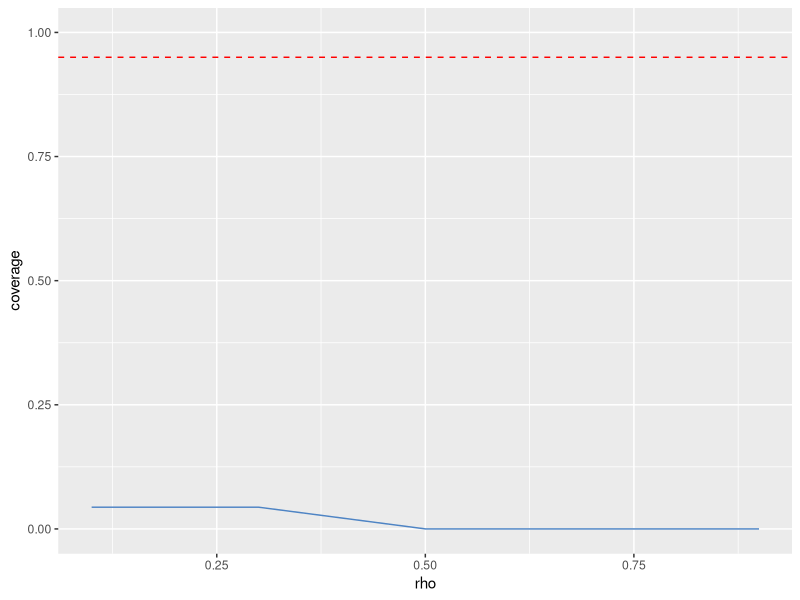
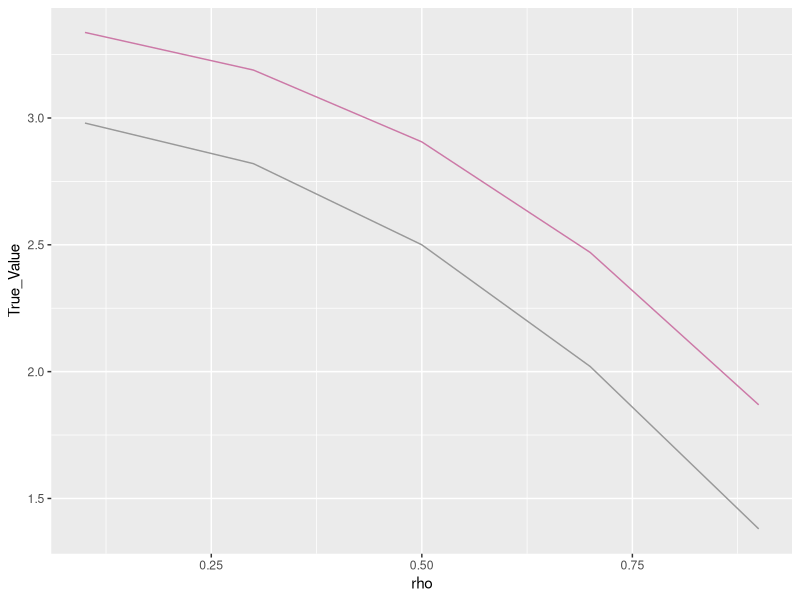

The R script that drew these images, in order:
### In this document, I'll present some results from the large sample illustration
### of exploration1, where we used lm to estimate \hat{y}

library("ggplot2")

setwd("~/Working/Ning/Giles_Project_1/Code/Lu_Implementation/12-15/")

explor2_rho1 = data.matrix(read.csv("./var_explore_2_1_rf_large_rho1.csv"))[,-c(1,6)]
explor2_rho3 = data.matrix(read.csv("./var_explore_2_1_rf_large_rho3.csv"))[,-c(1,6)]
explor2_rho5 = data.matrix(read.csv("./var_explore_2_1_rf_large_rho5.csv"))[,-c(1,6)]
explor2_rho7 = data.matrix(read.csv("./var_explore_2_1_rf_large_rho7.csv"))[,-c(1,6)]
explor2_rho9 = data.matrix(read.csv("./var_explore_2_1_rf_large_rho9.csv"))[,-c(1,6)]

bias_estimation <- rbind(colMeans(explor2_rho1), colMeans(explor2_rho3),
                         colMeans(explor2_rho5), colMeans(explor2_rho7),
                         colMeans(explor2_rho9))
bias_estimation <- cbind(bias_estimation, rowSums(bias_estimation) - 2*bias_estimation[,3])
bias_estimation <- cbind(bias_estimation, 3-2*(seq(1,9,2)/10)^2, (seq(1,9,2)/10))
bias_estimation <- data.frame(bias_estimation)
colnames(bias_estimation) <- c("First_Term", "Second_Term", "Third_Term",
                               "Forth_Term", "Estimate", "True_Value", "rho")

estimation_plot = ggplot(data = bias_estimation, aes(x = rho))   +
  geom_line(aes(x = rho, y = Second_Term), color = "#D16103") +
  geom_line(aes(x = rho, y = Third_Term), color = "#52854C")  + 
  geom_line(aes(x = rho, y = Forth_Term), color = "#4E84C4")  +
  geom_line(aes(x = rho, y = True_Value), color = "#999999") 

estimation_plot = ggplot(data = bias_estimation, aes(x = rho)) + 
  geom_line(aes(x = rho, y = True_Value), color = "#999999") +
  geom_line(aes(x = rho, y = Estimate), color = "#CC79A7")


################################################################################
################################################################################
################################################################################
t_95 = qt(.975, 2000-1)
estimate_fun <- function(mat){
  return(rowSums(mat) - 2*mat[,3])
}


eif_mean = 3-2*seq(from =.1, to = .9, by = .2)^2

var_explor2_rho1 = data.matrix(read.csv("./var_explore_2_1_rf_large_rho1.csv"))[, 6]
var_explor2_rho3 = data.matrix(read.csv("./var_explore_2_1_rf_large_rho3.csv"))[, 6]
var_explor2_rho5 = data.matrix(read.csv("./var_explore_2_1_rf_large_rho5.csv"))[, 6]
var_explor2_rho7 = data.matrix(read.csv("./var_explore_2_1_rf_large_rho7.csv"))[, 6]
var_explor2_rho9 = data.matrix(read.csv("./var_explore_2_1_rf_large_rho9.csv"))[, 6]

coverage_mat <- cbind(var_explor2_rho1, var_explor2_rho3, var_explor2_rho5, 
                      var_explor2_rho7, var_explor2_rho9)
estimate_mat <- cbind(estimate_fun(explor2_rho1), estimate_fun(explor2_rho3),
                      estimate_fun(explor2_rho5), estimate_fun(explor2_rho7),
                      estimate_fun(explor2_rho9))
SE_vec <- sqrt(colMeans(coverage_mat)/1999)

coverage <- c()

for(i in 1:5){
  eif_Lower = eif_mean[i] - t_95*SE_vec[i]
  eif_Upper = eif_mean[i] + t_95*SE_vec[i]
  eif_covered =  mean(estimate_mat[,i]<= eif_Upper&estimate_mat[,i]>=eif_Lower)
  coverage[i]  = eif_covered
}


coverage


bias_estimation <- cbind(bias_estimation, coverage)

coverage_plot = ggplot(data = bias_estimation, aes(x = rho)) + 
  geom_line(aes(x = rho, y = coverage), color = "#4E84C4") +
  geom_hline(yintercept = 0.95, linetype = "dashed", color = "red") + ylim(0,1)

